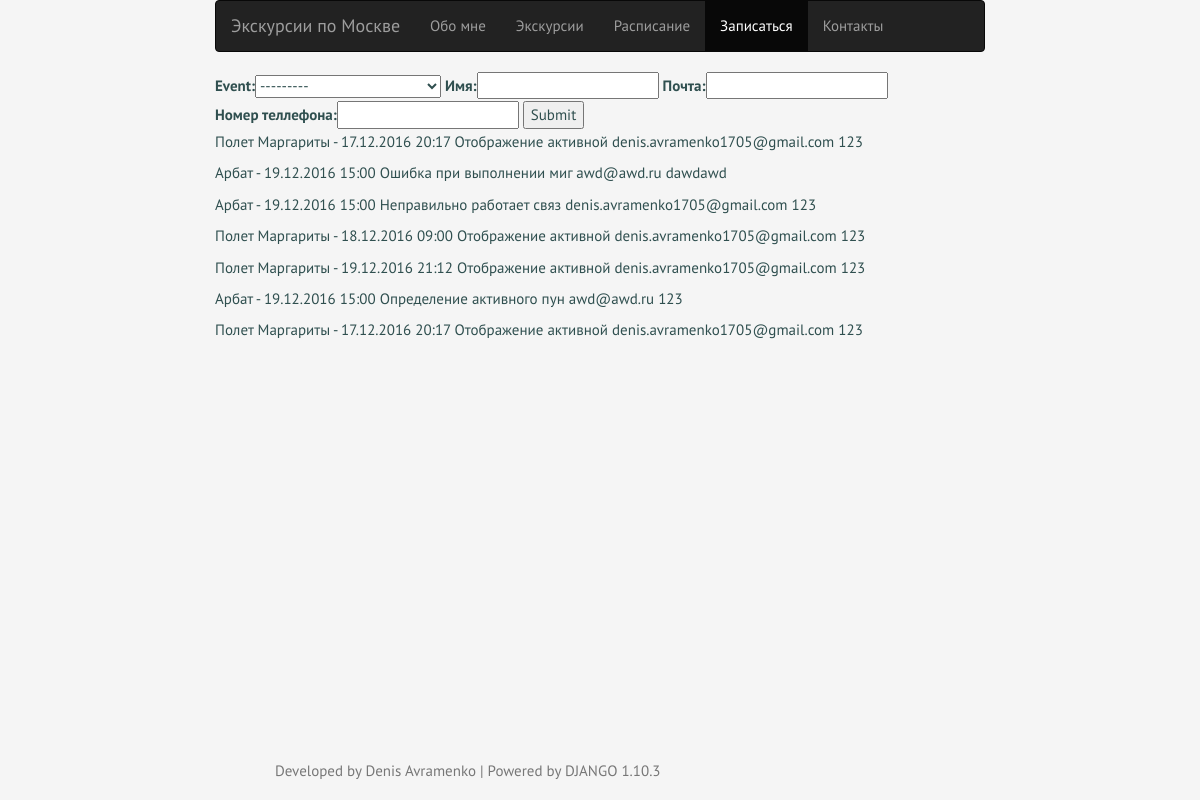
The page /registration on the database as committed earlier.
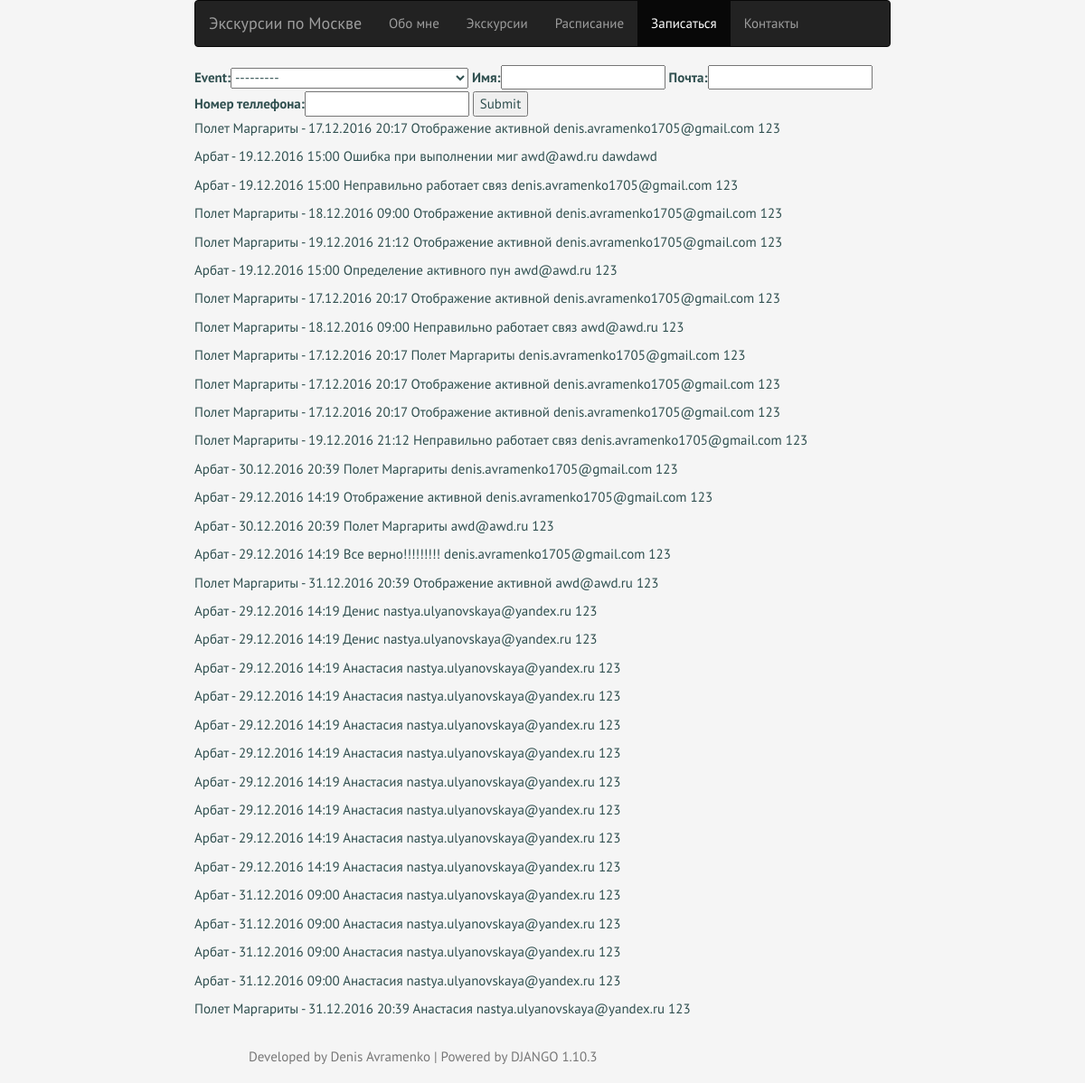
The same page on the database as committed later.
### ex/models.py (models this page shows, shortened)
class Excursion (models.Model):
    name = models.CharField(max_length=50, verbose_name='Название экскурсии')
    description = RichTextUploadingField(verbose_name='Описание')
    img = models.ImageField(upload_to='images', blank=True, verbose_name='Изборажение (не обязательно)')
    slug = models.SlugField(unique=True, verbose_name='Адрес')
    class Meta:
        verbose_name_plural = 'Список экскурсий'

class PeopleReg(models.Model):
    event = models.ForeignKey(Event, on_delete=models.CASCADE)
    name = models.CharField(max_length=25, verbose_name='Имя')
    email = models.EmailField(verbose_name='почта')
    phone = models.CharField(max_length=10, verbose_name='Номер теллефона')

class Event(models.Model):
    excursion = models.ForeignKey(Excursion, on_delete=models.CASCADE)
    starting = models.DateTimeField(verbose_name='Дата мероприятия')
    img = models.ImageField(upload_to='images', verbose_name='Изображение', blank=True)
    name = models.CharField(max_length=50, blank=True, editable=False)
    description = RichTextUploadingField(blank=True, editable=False)
    class Meta:
        verbose_name_plural = 'Мероприятия'
    def __str__(self):
        return self.excursion.name + ' - ' + self.starting.strftime("%d.%m.%Y %H:%M")

### ex/views.py (the view)
# urls.py: url(r'^registration$', views.reg, name='registration'),
def reg(request):
    if request.method == 'POST':
        form = RegistrationToEventForm(request.POST)
        if form.is_valid():
            form.save()
            mailto = form.cleaned_data.get('email')
            mes = form.cleaned_data.get('name') + \
                ', доброго времени суток! \nПоздравляю, вы успешно записаны на экскурсию ' + \
                str(form.cleaned_data.get('event'))
            send_mail('Запись на экскурсию', mes, settings.EMAIL_HOST_USER, ['Denis.Avramenko1705@gmail.com', mailto])
            return HttpResponseRedirect(reverse('ex:registration'))
    else:
        form = RegistrationToEventForm()
    people = models.PeopleReg.objects.all()
    return render(request, 'ex/registration.html', {'form': form, 'people': people})

### ex/forms.py
class RegistrationToEventForm(forms.ModelForm):
    event = forms.ModelChoiceField(queryset=Event.objects.all().filter(starting__gte=timezone.now()).
                                   order_by('starting'))
    class Meta:
        model = PeopleReg
        fields = ['event', 'name', 'email', 'phone']

### ex/templates/ex/registration.html (shortened to what this page needs)
{% extends "ex/main_page.html" %}
{% block content %}
<form method="POST" >
    {{ form }}
    <input type="submit" value="Submit" />
</form>
{% for human in people %}
    <p>{{human.event}}   {{human.name}}   {{human.email}}   {{human.phone}}</p>
{% endfor %}
{% endblock %}
{% block zap_act %}class="active"{% endblock %}>

### ex/templates/ex/main_page.html (shortened to what this page needs)
<!DOCTYPE html>
<html>
<head>
    {% load staticfiles %}
    <link rel="stylesheet" type="text/css" href="{% static 'css/bootstrap.css' %}" />
    <link rel="stylesheet" type="text/css" href="{% static 'css/sticky-footer.css' %}" />
    <link rel="stylesheet" type="text/css" href="{% static 'fonts/stylesheet.css' %}" />
    <link rel="stylesheet" type="text/css" href="{% static 'css/background.css' %}" />
    <link rel="stylesheet" type="text/css" href="{% static 'css/jumbo.css' %}" />
    <link rel="stylesheet" type="text/javascript" href="{% static 'js/jquery-3.1.1.min.js' %}" />
    <link rel="stylesheet" type="text/javascript" href="{% static 'js/bootstrap.js' %}" />
</head>
<body>
<div class="container-fluid">
    <div class="row">
        <div class="col-lg-8 col-md-12  col-sm-12 col-xs-12">
            <nav role="navigation" class="navbar navbar-default navbar-inverse">
                <div class="navbar-header">
                    <a href="/" class="navbar-brand">Экскурсии по Москве</a>
                </div>
                <div id="navbarCollapse" class="collapse navbar-collapse">
                    <ul class="nav navbar-nav">
                        <li {% block main_act %}class="active"{% endblock %}><a href="\">Обо мне</a></li>
                        <li {% block ex_act %} {% endblock %}><a href="{% url 'ex:excursions' %}">Экскурсии</a></li>
                        <li {% block rasp_act %}{% endblock %}><a href="{% url 'ex:events' %}">Расписание</a></li>
                        <li {% block zap_act %}{% endblock %}><a href="{% url 'ex:registration' %}">Записаться</a></li>
                        <li {% block cont_act %}{% endblock %}><a href="{% url 'ex:contacts' %}">Контакты</a></li>
                    </ul>
                </div>
            </nav>
            {% block content %}{% endblock %}
        </div>
    </div>
</div>
<footer class="footer">
    <div class="container">
        <p class="text-muted"> Developed by Denis Avramenko | Powered by DJANGO 1.10.3 </p>
    </div>
</footer>
</body>

### ex/static/css/sticky-footer.css (style rules this page uses)
html { position: relative; min-height: 100%; }
body { margin-bottom: 60px; }
.footer { position: absolute; bottom: 0; width: 100%; height: 60px; background-color: inherit; }
.container { width: auto; max-width: 680px; padding: 0 15px; }
.container .text-muted { margin: 20px 0; }

### ex/static/css/background.css (style rules this page uses)
body { font-family: "PT Sans"; background: #F5F5F5; color: #2F4F4F; font-size: 150%; }

Rows that differ between the two databases and show on the page:
added PeopleReg: event "Полет Маргариты - 18.12.2016 09:00", name "Неправильно работает связ", email "awd@awd.ru", phone "123"
added PeopleReg: event "Полет Маргариты - 17.12.2016 20:17", name "Полет Маргариты", email "denis.avramenko1705@gmail.com", phone "123"
added PeopleReg: event "Полет Маргариты - 17.12.2016 20:17", name "Отображение активной", email "denis.avramenko1705@gmail.com", phone "123"
added PeopleReg: event "Полет Маргариты - 17.12.2016 20:17", name "Отображение активной", email "denis.avramenko1705@gmail.com", phone "123"
added PeopleReg: event "Полет Маргариты - 19.12.2016 21:12", name "Неправильно работает связ", email "denis.avramenko1705@gmail.com", phone "123"
added PeopleReg: event "Арбат - 30.12.2016 20:39", name "Полет Маргариты", email "denis.avramenko1705@gmail.com", phone "123"
added PeopleReg: event "Арбат - 29.12.2016 14:19", name "Отображение активной", email "denis.avramenko1705@gmail.com", phone "123"
added PeopleReg: event "Арбат - 30.12.2016 20:39", name "Полет Маргариты", email "awd@awd.ru", phone "123"
added PeopleReg: event "Арбат - 29.12.2016 14:19", name "Все верно!!!!!!!!!", email "denis.avramenko1705@gmail.com", phone "123"
added PeopleReg: event "Полет Маргариты - 31.12.2016 20:39", name "Отображение активной", email "awd@awd.ru", phone "123"
added PeopleReg: event "Арбат - 29.12.2016 14:19", name "Денис", email "nastya.ulyanovskaya@yandex.ru", phone "123"
added PeopleReg: event "Арбат - 29.12.2016 14:19", name "Денис", email "nastya.ulyanovskaya@yandex.ru", phone "123"
added PeopleReg: event "Арбат - 29.12.2016 14:19", name "Анастасия", email "nastya.ulyanovskaya@yandex.ru", phone "123"
added PeopleReg: event "Арбат - 29.12.2016 14:19", name "Анастасия", email "nastya.ulyanovskaya@yandex.ru", phone "123"
added PeopleReg: event "Арбат - 29.12.2016 14:19", name "Анастасия", email "nastya.ulyanovskaya@yandex.ru", phone "123"
added PeopleReg: event "Арбат - 29.12.2016 14:19", name "Анастасия", email "nastya.ulyanovskaya@yandex.ru", phone "123"
added PeopleReg: event "Арбат - 29.12.2016 14:19", name "Анастасия", email "nastya.ulyanovskaya@yandex.ru", phone "123"
added PeopleReg: event "Арбат - 29.12.2016 14:19", name "Анастасия", email "nastya.ulyanovskaya@yandex.ru", phone "123"
added PeopleReg: event "Арбат - 29.12.2016 14:19", name "Анастасия", email "nastya.ulyanovskaya@yandex.ru", phone "123"
added PeopleReg: event "Арбат - 29.12.2016 14:19", name "Анастасия", email "nastya.ulyanovskaya@yandex.ru", phone "123"
added PeopleReg: event "Арбат - 31.12.2016 09:00", name "Анастасия", email "nastya.ulyanovskaya@yandex.ru", phone "123"
added PeopleReg: event "Арбат - 31.12.2016 09:00", name "Анастасия", email "nastya.ulyanovskaya@yandex.ru", phone "123"
added PeopleReg: event "Арбат - 31.12.2016 09:00", name "Анастасия", email "nastya.ulyanovskaya@yandex.ru", phone "123"
added PeopleReg: event "Арбат - 31.12.2016 09:00", name "Анастасия", email "nastya.ulyanovskaya@yandex.ru", phone "123"
added PeopleReg: event "Полет Маргариты - 31.12.2016 20:39", name "Анастасия", email "nastya.ulyanovskaya@yandex.ru", phone "123"
